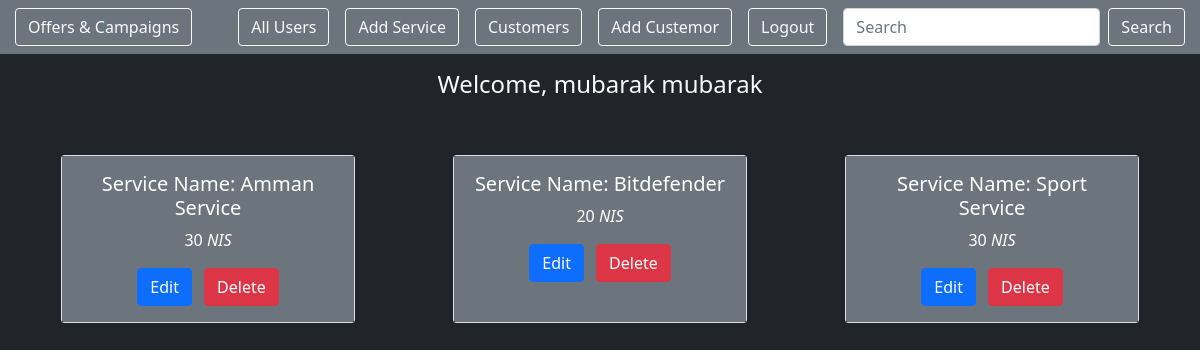
The page /crm/all_services (signed in) on the database its author committed.
### login_app/models.py (models this page shows)
class Employee(models.Model):
    first_name = models.CharField(max_length=255)
    last_name = models.CharField(max_length=255)
    email = models.CharField(max_length=255)
    password = models.CharField(max_length=255)
    admin = models.BooleanField(default=False)
    created_at = models.DateTimeField(auto_now_add=True)
    updated_at = models.DateTimeField(auto_now=True)
    objects = EmployeeManager()

### crm_app/models.py (models this page shows)
class Service(models.Model):
    name = models.CharField(max_length=255)
    price=models.IntegerField()
    customers = models.ManyToManyField(Customer, related_name="services")
    created_at = models.DateTimeField(auto_now_add=True)
    updated_at = models.DateTimeField(auto_now=True)
    objects = ServiceManager()

### crm_app/views.py (the view)
# urls.py: path('all_services',views.all_services),
def all_services(request):
    if ('employeeid' in request.session) :
        user = Employee.objects.get(id=request.session['employeeid'])
        services=Service.objects.all()
        context={
            'all_services':services,
            'user':user,
        }
    return render(request,"services.html",context)

### crm_app/templates/services.html (shortened to what this page needs)
<!DOCTYPE html>
<html lang="en">
<head>
    <link href="https://cdn.jsdelivr.net/npm/bootstrap@5.1.3/dist/css/bootstrap.min.css" rel="stylesheet"
 />
</head>
<body class="bg-dark">
    <nav class="navbar navbar-dark bg-secondary justify-content-around">
        <a class="btn btn-outline-light me-3" href='/crm/offers'>Offers & Campaigns</a>
        <div class='d-flex justify-content'>
            {%if user.admin%}
            <a class="btn btn-outline-light me-3 " href='/all_employee'>All Users</a>
            <a class="btn btn-outline-light me-3 " href='/crm/new_service'>Add Service</a>
            {%endif%}
            <a class="btn btn-outline-light me-3 " href='/crm/all_customers'>Customers</a>
            <a class="btn btn-outline-light me-3 " href='/crm/new'>Add Custemor</a>
            <a class="btn btn-outline-light me-3 " href='/logout'>Logout</a>
            <form action="/crm/search_serv" method="post" class="d-flex">
                <input class="form-control me-2 float-end" type="text" name="search" placeholder="Search"
                    aria-label="Search" />
                <button class="btn btn-outline-light float-end  " type="submit">Search</button>
            </form>
        </div>
    </nav>
    <h4 class="mt-3 text-light text-center">Welcome, {{user.first_name}} {{user.last_name}}</h4>
    <div class=" container-fluid d-flex flex-wrap justify-content-around ">
        {% for service in all_services %}
        <div class="card mt-5 ml-5 col-3  text-center mx-1">
            <div class="card-body bg-secondary text-white">
                <h5 class="card-title">Service Name: {{service.name}}</h5>
                <p class="card-text">{{service.price}} <em>NIS</em></p>
                {%if user.admin%}
                <a href="/crm/edit_serv/{{service.id}}" class="btn btn-primary me-2">Edit</a>
                <a href="/crm/delete_serv/{{service.id}}" onclick="return confirm('Are you sure?')" class="btn btn-danger">Delete</a>
                {%endif%}
            </div>
        </div>
        {%endfor%}
    </div>
</body>
</html>

### rows shown on the page
Employee: first_name "mubarak", last_name "mubarak"
Service: name "Amman Service", price "30"
Service: name "Bitdefender", price "20"
Service: name "Sport Service", price "30"
